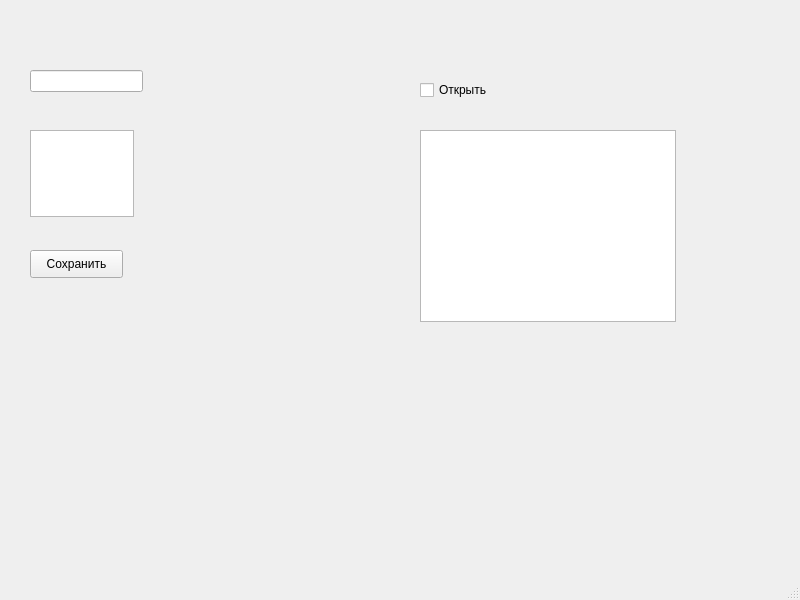
<?xml version="1.0" encoding="UTF-8"?>
<ui version="4.0">
 <class>MainWindow</class>
 <widget class="QMainWindow" name="MainWindow">
  <property name="geometry">
   <rect>
    <x>0</x>
    <y>0</y>
    <width>800</width>
    <height>600</height>
   </rect>
  </property>
  <property name="windowTitle">
   <string>MainWindow</string>
  </property>
  <widget class="QWidget" name="centralwidget">
   <widget class="QTextEdit" name="contentText">
    <property name="geometry">
     <rect>
      <x>30</x>
      <y>130</y>
      <width>104</width>
      <height>87</height>
     </rect>
    </property>
   </widget>
   <widget class="QLineEdit" name="titleLine">
    <property name="geometry">
     <rect>
      <x>30</x>
      <y>70</y>
      <width>113</width>
      <height>22</height>
     </rect>
    </property>
   </widget>
   <widget class="QPushButton" name="saveButton">
    <property name="geometry">
     <rect>
      <x>30</x>
      <y>250</y>
      <width>93</width>
      <height>28</height>
     </rect>
    </property>
    <property name="text">
     <string>Сохранить</string>
    </property>
   </widget>
   <widget class="QTextBrowser" name="textBrowser">
    <property name="geometry">
     <rect>
      <x>420</x>
      <y>130</y>
      <width>256</width>
      <height>192</height>
     </rect>
    </property>
   </widget>
   <widget class="QCheckBox" name="openCheckBox">
    <property name="geometry">
     <rect>
      <x>420</x>
      <y>80</y>
      <width>81</width>
      <height>20</height>
     </rect>
    </property>
    <property name="text">
     <string>Открыть</string>
    </property>
   </widget>
  </widget>
  <widget class="QMenuBar" name="menubar">
   <property name="geometry">
    <rect>
     <x>0</x>
     <y>0</y>
     <width>800</width>
     <height>26</height>
    </rect>
   </property>
  </widget>
  <widget class="QStatusBar" name="statusbar"/>
 </widget>
 <resources/>
 <connections/>
</ui>
